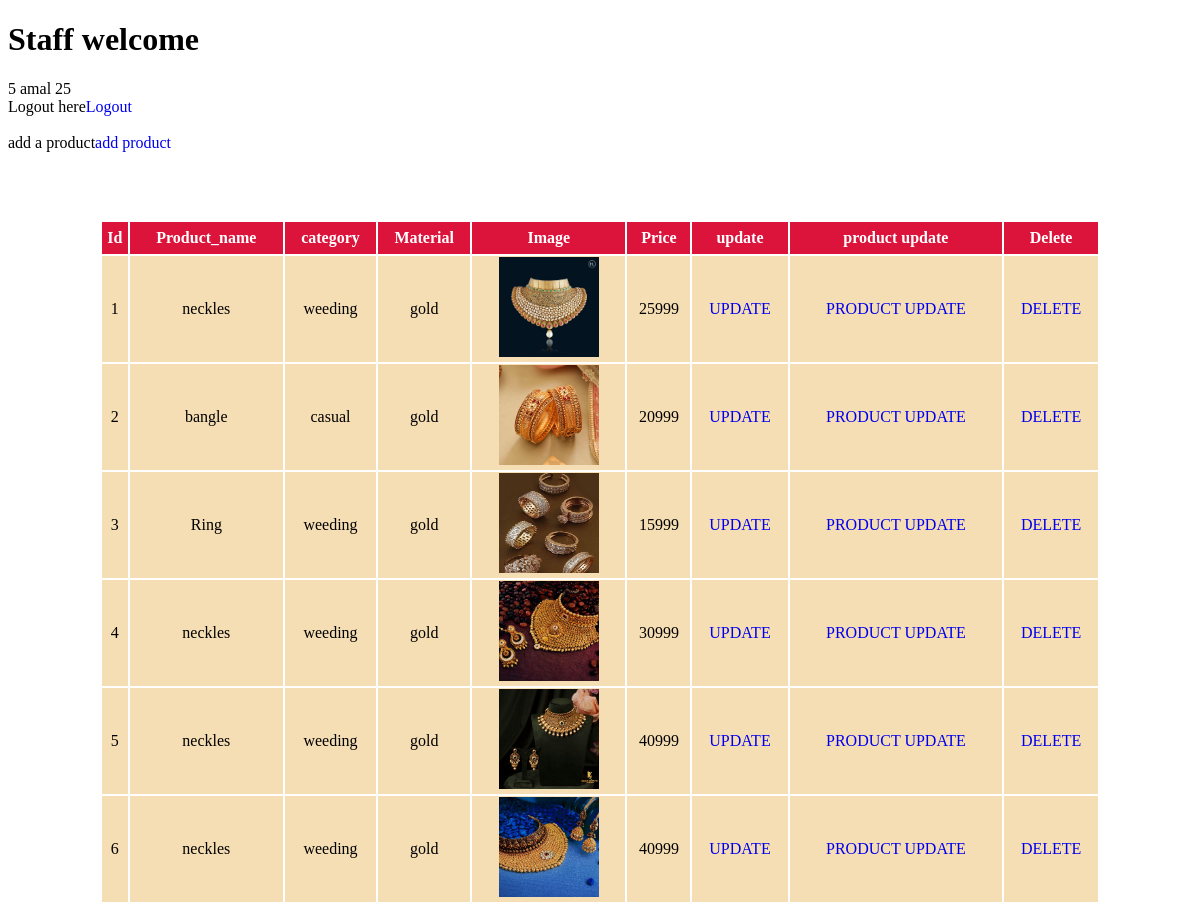
Page /staffwelcome/ (signed in) on the committed database.
### jewellary/models.py (models this page shows, shortened)
class products(models.Model):
    product_name = models.CharField(max_length=50)
    price = models.IntegerField()
    material = models.CharField(max_length=20)
    category = models.CharField(max_length=20)
    image = models.ImageField(upload_to='images/')

### jewellary/views.py (the view)
# urls.py: path('staffwelcome/',views.staffwelcome,name="staffwelcome"),
def staffwelcome(request):
        id=request.session['id']
        name=request.session['name']
        age=request.session['age']
        form = product_form()
        if request.method =='POST':
            form = product_form(request.POST,request.FILES)
            if form.is_valid():
                form.save()
        es =  products.objects.all()
        return render(request,"staffwelcome.html",{'id':id,'name':name,'age':age,'form':form,'es':es})

### templates/staffwelcome.html (shortened to what this page needs)
<!DOCTYPE html>
<html lang="en">
<head>
</head>
<body>
    <body>
        <h1>Staff welcome</h1>
        {{id}} {{name}} {{age}}
        <div>
            <td>Logout here<a href="/logoutuser1/" class="Logout">Logout</a></td><br><br>
            <td>add a product<a href="/add_product/" class="">add product</a></td><br><br>
        </div>
        <form action="" method="POST" enctype="multipart/form-data">
            <table>
                <tr class="tr">
                    <th>Id</th>
                    <th>Product_name</th>
                    <th>category</th>
                    <th>Material</th>
                    <th>Image</th>
                    <th>Price</th>
                    <th>update</th>
                    <th>product update</th>
                    <th>Delete</th>
                </tr>
                {% for i in es %}
                <tr>
                    <td>{{forloop.counter}}</td>
                    <td>{{i.product_name}}</td>
                    <td>{{i.category}}</td>
                    <td>{{i.material}}</td>
                    <td><img src="{{ i.image.url }}" alt="img" height="100px" width="100px"></td>
                    <td>{{i.price}}</td>
                    <td><a href="{% url 'update1' id%}" class="btn btn-danger">UPDATE</a></td>
                    <td><a href="{% url 'staffproduct_update' id%}" class="btn btn-danger">PRODUCT UPDATE</a></td>
                    <td><a href="{% url 'deleted1' id%}" class="btn btn-danger">DELETE</a></td>
                </tr>
                {% endfor %}
            </table>
        </form>
    </body>
</html>

### templates/staffwelcome.html (style rules this page uses)
table { width: 1000px; margin-left: auto; margin-right: auto; margin-top: 50px; text-align: center; }
tr { background-color: wheat; height: 30px; }
th { background-color: crimson; color: white; height: 30px; }
td { background-color: wheat; height: 30px; }
.btn { text-decoration: none; }
a { text-decoration: none; }

### rows in the picture
products: product_name "neckles", category "weeding", material "gold", image (picture), price "25999"
products: product_name "bangle", category "casual", material "gold", image (picture), price "20999"
products: product_name "Ring", category "weeding", material "gold", image (picture), price "15999"
products: product_name "neckles", category "weeding", material "gold", image (picture), price "30999"
products: product_name "neckles", category "weeding", material "gold", image (picture), price "40999"
products: product_name "neckles", category "weeding", material "gold", image (picture), price "40999"

### other values in the picture
{{ id }} "5"
{{ name }} "amal"
{{ age }} "25"
